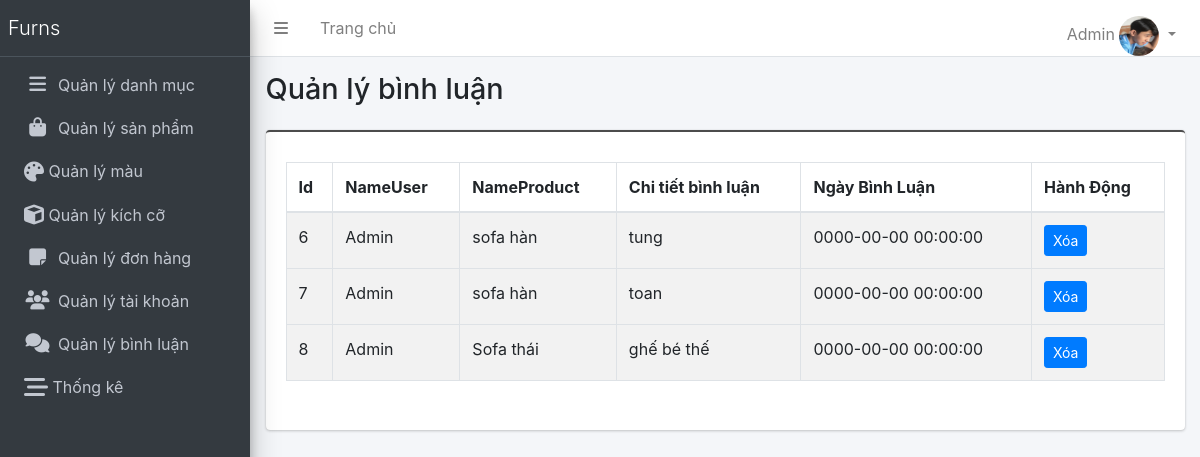
Page /admin/index.php?act=listbinhluan (signed in) on the committed database.
### tables this page shows
CREATE TABLE `comment` (
  `cmt_id` int(11) NOT NULL,
  `p_id` int(11) NOT NULL,
  `user_id` int(11) NOT NULL,
  `cmt_content` text NOT NULL,
  `cmt_date` datetime DEFAULT current_timestamp()
);

CREATE TABLE `user` (
  `user_id` int(11) NOT NULL,
  `user_name` varchar(100) NOT NULL,
  `img` varchar(255) NOT NULL,
  `user_gender` enum('Male','Female','Other') NOT NULL,
  `user_birth` date NOT NULL,
  `user_email` varchar(100) NOT NULL,
  `user_phone` varchar(50) NOT NULL,
  `user_address` text NOT NULL,
  `user_password` varchar(100) NOT NULL,
  `user_status` int(1) NOT NULL,
  `role_id` int(11) NOT NULL
);

CREATE TABLE `product` (
  `p_id` int(11) NOT NULL,
  `p_name` varchar(255) NOT NULL,
  `p_old_price` decimal(10,0) DEFAULT NULL,
  `p_current_price` decimal(10,0) NOT NULL,
  `p_quantity` int(10) NOT NULL,
  `p_featured_photo` varchar(255) NOT NULL,
  `p_description` text DEFAULT NULL,
  `p_short_description` text DEFAULT NULL,
  `p_total_view` int(11) NOT NULL DEFAULT 0,
  `p_status` int(1) NOT NULL,
  `cate_id` int(11) NOT NULL,
  `discount_id` int(11) DEFAULT NULL,
  `p_featured` int(1) NOT NULL,
  `created_at` datetime NOT NULL DEFAULT current_timestamp()
);

### model/pdo.php (called while the page is built, shortened)
<?php
function pdo_get_connection(){
    $servername = "localhost";
    $username = "root";
    $password = "";
    try {
        $conn = new PDO("mysql:host=$servername;dbname=duan1_noithat", $username, $password);
        $conn->setAttribute(PDO::ATTR_ERRMODE, PDO::ERRMODE_EXCEPTION);
        return $conn;
    } catch(PDOException $e) {
        echo "Connection failed: " . $e->getMessage();
    }
}
function pdo_query($sql){
    $sql_args=array_slice(func_get_args(),1);
    try{
        $conn=pdo_get_connection();
        $stmt=$conn->prepare($sql);
        $stmt->execute($sql_args);
        $rows=$stmt->fetchAll();
        return $rows;
    }
    catch(PDOException $e){
        throw $e;
    }
    finally{
        unset($conn);
    }
}
?>

### model/binhluan.php (called while the page is built, shortened)
<?php
function loadall_binhluan()
{
    $sql="select comment.cmt_content,comment.cmt_id,comment.cmt_date,product.p_name,user.user_name FROM `comment`
    LEFT JOIN user on comment.user_id = user.user_id
    LEFT JOIN product on comment.p_id = product.p_id";
    $listbl = pdo_query($sql);
    return $listbl;
}

### admin/binhluan/list.php (the view, shortened to what this page needs)
<div class="content-header">
  <div class="container-fluid">
    <div class="row mb-2">
      <div class="col-sm-6">
        <h1 class="m-0">Quản lý bình luận</h1>
      </div>
    </div>
   </div>
</div>
<section class="content">
      <div class="container-fluid">
        <div class="card card-cus">
            <div class="card-body">
            <table class="table table-bordered table-striped table-hover">
                <thead>
                        <th>Id</th>
                        <th>NameUser</th>
                        <th>NameProduct</th>
                        <th>Chi tiết bình luận</th>
                        <th>Ngày Bình Luận</th>
                        <th>Hành Động</th>
                </thead>
                <tbody>
                <?php
                  foreach($listbinhluan as $binhluan){
                    $xoacmt = "index.php?act=xoabinhluan&cmt_id=" . $binhluan['cmt_id'];
                  ?>
                    <tr>
                        <td><?php echo $binhluan['cmt_id']?></td>
                        <td><?php echo $binhluan['user_name']?></td>
                        <td><?php echo $binhluan['p_name']?></td>
                        <td><?php echo $binhluan['cmt_content']?></td>
                        <td><?php echo $binhluan['cmt_date']?></td>
                        <td><a class="btn btn-primary btn-sm" href="<?php echo $xoacmt?>">Xóa</a></td>
                    <tr>
                  <?php } ?>
                </tbody>
            </table>
            </div>
        </div>
      </div>
</section>

### admin/assets/css/style.css (style rules this page uses)
.card.card-cus { border-top: 2px solid #4c4c4c; padding: 10px 0; min-height: 300px; }

### rows in the picture
comment: cmt_id "6", user.user_name "Admin", p.p_name "sofa hàn", cmt_content "tung", cmt_date "0000-00-00 00:00:00"
comment: cmt_id "7", user.user_name "Admin", p.p_name "sofa hàn", cmt_content "toan", cmt_date "0000-00-00 00:00:00"
comment: cmt_id "8", user.user_name "Admin", p.p_name "Sofa thái", cmt_content "ghế bé thế", cmt_date "0000-00-00 00:00:00"

### other values in the picture
$_SESSION['user-name']['user_name'] "Admin"
